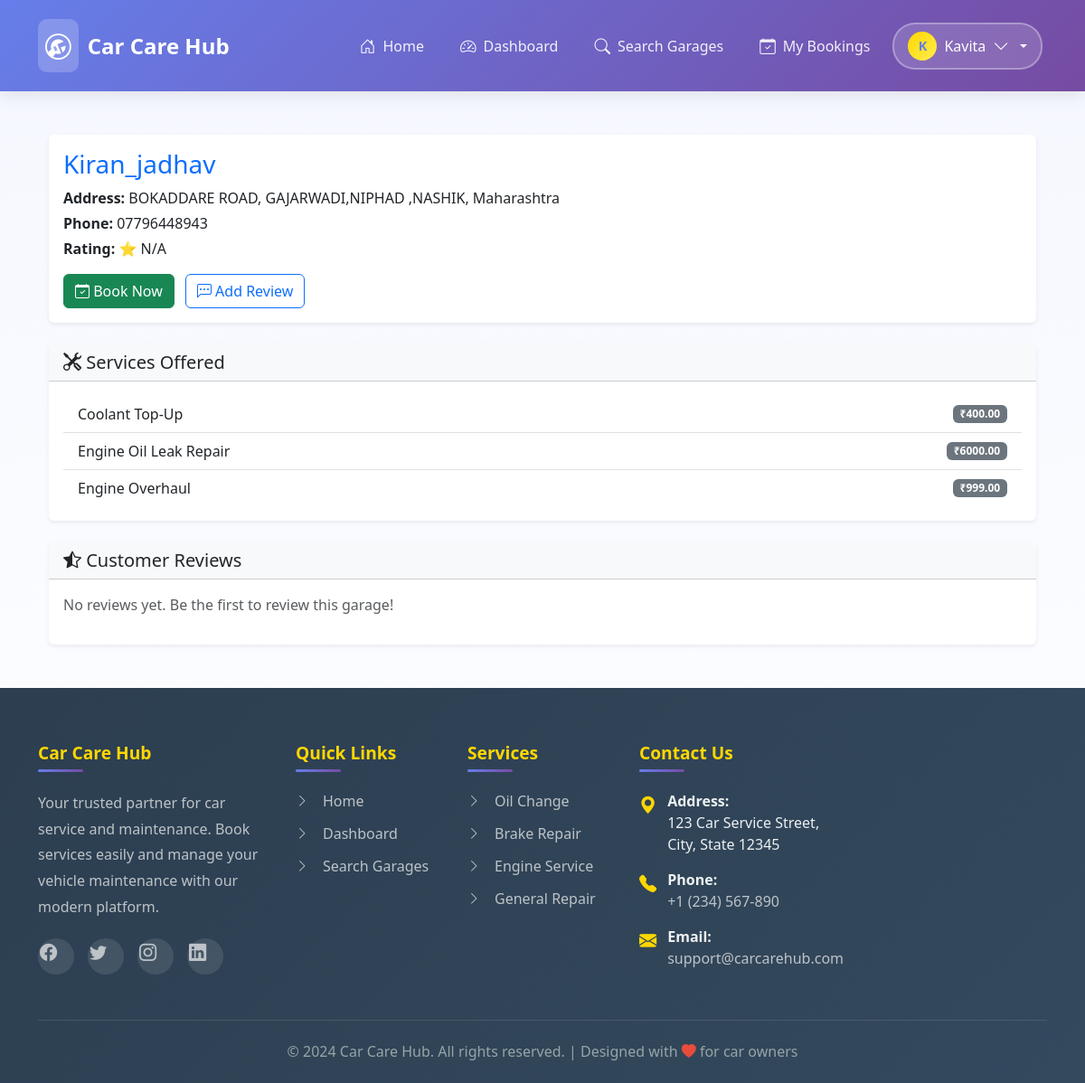
The page /customers/garage/1/ (signed in) on the database its author committed.
### accounts/models.py (models this page shows, shortened)
class UserProfile(AbstractUser):
    ROLE_CUSTOMER = 'customer'
    ROLE_GARAGE = 'garage'
    ROLE_CHOICES = [
        (ROLE_CUSTOMER, 'Customer'),
        (ROLE_GARAGE, 'Garage'),
    ]
    role = models.CharField(max_length=15, choices=ROLE_CHOICES, default=ROLE_CUSTOMER)
    phone = models.CharField(max_length=20, blank=True)
    address = models.TextField(blank=True)
    is_email_verified = models.BooleanField(default=False)
    otp_code = models.CharField(max_length=6, blank=True, null=True)
    otp_expires_at = models.DateTimeField(blank=True, null=True)

### garage/models.py (models this page shows, shortened)
class Garage(models.Model):
    user = models.OneToOneField(User, on_delete=models.CASCADE, related_name='garage_profile')
    name = models.CharField(max_length=150)
    phone = models.CharField(max_length=15)
    address = models.TextField()
    city = models.CharField(max_length=100)
    state = models.CharField(max_length=100)
    pincode = models.CharField(max_length=10)
    description = models.TextField(blank=True)
    image = models.ImageField(upload_to='garages/', blank=True, null=True)
    rating = models.DecimalField(max_digits=3, decimal_places=1, default=0.0)
    approved = models.BooleanField(default=True)
    created_at = models.DateTimeField(auto_now_add=True)
    updated_at = models.DateTimeField(auto_now=True)

class GarageService(models.Model):
    garage = models.ForeignKey(Garage, on_delete=models.CASCADE, related_name='services')
    service_type = models.ForeignKey(ServiceType, on_delete=models.SET_NULL, null=True)
    price = models.DecimalField(max_digits=10, decimal_places=2)
    opening_hours = models.CharField(max_length=100, blank=True, null=True)
    custom_text = models.CharField(max_length=255, blank=True)

class ServiceType(models.Model):
    name = models.CharField(max_length=100, unique=True)
    description = models.TextField(blank=True)
    parent = models.ForeignKey('self', null=True, blank=True, related_name='subtypes', on_delete=models.CASCADE)

### customers/views.py (the view)
# urls.py: path('garage/<int:garage_id>/', views.garage_detail, name='garage_detail'),
@login_required
def garage_detail(request, garage_id):
    garage = get_object_or_404(Garage, id=garage_id, approved=True)
    reviews = garage.reviews.select_related('customer').order_by('-date')  # from Review model
    services = garage.services.select_related('service_type').all()
    return render(request, 'customers/garage_detail.html', {
        'garage': garage,
        'services': services,
        'reviews': reviews
    })

### customers/templates/customers/garage_detail.html (shortened to what this page needs)
{% extends 'base.html' %}
{% block content %}
<div class="container my-4">
  <div class="card shadow-sm border-0 mb-4">
    <div class="card-body">
      <h3 class="card-title text-primary">{{ garage.name }}</h3>
      <p class="mb-1"><strong>Address:</strong> {{ garage.address }}, {{ garage.city }}, {{ garage.state }}</p>
      <p class="mb-1"><strong>Phone:</strong> {{ garage.phone }}</p>
      <p><strong>Rating:</strong> ⭐ {{ garage.rating|default:"N/A" }}</p>
      <div class="mt-3">
        <a href="{% url 'bookings:book_service_garage' garage.id %}" class="btn btn-success me-2">
          <i class="bi bi-calendar-check"></i> Book Now
        </a>
        <a href="{% url 'customers:add_review' garage.id %}" class="btn btn-outline-primary">
          <i class="bi bi-chat-left-dots"></i> Add Review
        </a>
      </div>
    </div>
  </div>
  <div class="card mb-4 shadow-sm border-0">
    <div class="card-header bg-light">
      <h5 class="mb-0"><i class="bi bi-tools"></i> Services Offered</h5>
    </div>
    <div class="card-body">
      {% if services %}
      <ul class="list-group list-group-flush">
        {% for s in services %}
        <li class="list-group-item d-flex justify-content-between align-items-center">
          {{ s.service_type.name }}
          <span class="badge bg-secondary">₹{{ s.price }}</span>
        </li>
        {% endfor %}
      </ul>
      {% else %}
      <p class="text-muted">No services listed by this garage.</p>
      {% endif %}
    </div>
  </div>
  <div class="card shadow-sm border-0">
    <div class="card-header bg-light">
      <h5 class="mb-0"><i class="bi bi-star-half"></i> Customer Reviews</h5>
    </div>
    <div class="card-body">
      {% if reviews %}
        {% for r in reviews %}
        <div class="border-bottom mb-3 pb-2">
          <p class="mb-1"><strong>{{ r.customer.get_full_name|default:r.customer.username }}</strong>
            <span class="text-warning">⭐ {{ r.rating }}</span>
          </p>
          <p class="mb-1 text-muted small">{{ r.created_at|date:"d M Y" }}</p>
          <p>{{ r.comment }}</p>
        </div>
        {% endfor %}
      {% else %}
        <p class="text-muted">No reviews yet. Be the first to review this garage!</p>
      {% endif %}
    </div>
  </div>
</div>
{% endblock %}

### templates/base.html (shortened to what this page needs)
<!DOCTYPE html>
{% load static %}
<html lang="en">
<head>
    <link href="https://cdn.jsdelivr.net/npm/bootstrap@5.3.0/dist/css/bootstrap.min.css" rel="stylesheet">
    <link rel="stylesheet" href="https://cdn.jsdelivr.net/npm/bootstrap-icons@1.11.0/font/bootstrap-icons.css">
</head>
<body>
    <nav class="navbar navbar-expand-lg navbar-dark">
        <div class="container">
            <a class="navbar-brand" href="{% url 'accounts:home' %}">
                <i class="bi bi-wrench-adjustable-circle"></i>
                <span>Car Care Hub</span>
            </a>
            <div class="collapse navbar-collapse" id="navbarNav">
                <ul class="navbar-nav ms-auto">
                    <li class="nav-item">
                        <a class="nav-link {% if request.resolver_match.url_name == 'home' %}active{% endif %}" href="{% url 'accounts:home' %}">
                            <i class="bi bi-house-door"></i>
                            <span>Home</span>
                        </a>
                    </li>
                    {% if user.is_authenticated %}
                        {% if user.role == 'customer' %}
                            <li class="nav-item">
                                <a class="nav-link {% if 'dashboard' in request.resolver_match.url_name %}active{% endif %}" href="{% url 'customers:dashboard' %}">
                                    <i class="bi bi-speedometer2"></i>
                                    <span>Dashboard</span>
                                </a>
                            </li>
                            <li class="nav-item">
                                <a class="nav-link {% if 'search' in request.resolver_match.url_name %}active{% endif %}" href="{% url 'customers:search_garages' %}">
                                    <i class="bi bi-search"></i>
                                    <span>Search Garages</span>
                                </a>
                            </li>
                            <li class="nav-item">
                                <a class="nav-link {% if 'booking' in request.resolver_match.url_name %}active{% endif %}" href="{% url 'customers:booking_history' %}">
                                    <i class="bi bi-calendar-check"></i>
                                    <span>My Bookings</span>
                                </a>
                            </li>
                        {% endif %}
                        <li class="nav-item dropdown user-dropdown">
                            <a class="nav-link user-menu-toggle dropdown-toggle" href="#" id="userDropdown" role="button" data-bs-toggle="dropdown" aria-expanded="false">
                                <div class="user-avatar">
                                    {{ user.username|first|upper }}
                                </div>
                                <span>{{ user.username }}</span>
                                <i class="bi bi-chevron-down"></i>
                            </a>
                        </li>
                    {% endif %}
                </ul>
            </div>
        </div>
    </nav>
    <main class="{% block main_class %}container my-4{% endblock %}">
        {% block content %}{% endblock %}
    </main>
    <footer class="footer">
        <div class="container">
            <div class="row g-4">
                <div class="col-md-4 col-lg-3">
                    <h5>Car Care Hub</h5>
                    <p>Your trusted partner for car service and maintenance. Book services easily and manage your vehicle maintenance with our modern platform.</p>
                    <div class="social-icons">
                        <a href="#" class="social-icon" aria-label="Facebook">
                            <i class="bi bi-facebook"></i>
                        </a>
                        <a href="#" class="social-icon" aria-label="Twitter">
                            <i class="bi bi-twitter"></i>
                        </a>
                        <a href="#" class="social-icon" aria-label="Instagram">
                            <i class="bi bi-instagram"></i>
                        </a>
                        <a href="#" class="social-icon" aria-label="LinkedIn">
                            <i class="bi bi-linkedin"></i>
                        </a>
                    </div>
                </div>
                <div class="col-md-4 col-lg-2">
                    <h5>Quick Links</h5>
                    <ul class="footer-links">
                        <li><a href="{% url 'accounts:home' %}"><i class="bi bi-chevron-right"></i> Home</a></li>
                        {% if user.is_authenticated %}
                            {% if user.role == 'customer' %}
                                <li><a href="{% url 'customers:dashboard' %}"><i class="bi bi-chevron-right"></i> Dashboard</a></li>
                                <li><a href="{% url 'customers:search_garages' %}"><i class="bi bi-chevron-right"></i> Search Garages</a></li>
                            {% elif user.role == 'garage' %}
                                <li><a href="{% url 'garage_dashboard' %}"><i class="bi bi-chevron-right"></i> Dashboard</a></li>
                                <li><a href="{% url 'garage_profile' %}"><i class="bi bi-chevron-right"></i> Profile</a></li>
                            {% endif %}
                        {% else %}
                            <li><a href="{% url 'accounts:user_login' %}"><i class="bi bi-chevron-right"></i> Login</a></li>
                            <li><a href="{% url 'accounts:signup' %}"><i class="bi bi-chevron-right"></i> Sign Up</a></li>
                        {% endif %}
                    </ul>
                </div>
                <div class="col-md-4 col-lg-2">
                    <h5>Services</h5>
                    <ul class="footer-links">
                        <li><a href="#"><i class="bi bi-chevron-right"></i> Oil Change</a></li>
                        <li><a href="#"><i class="bi bi-chevron-right"></i> Brake Repair</a></li>
                        <li><a href="#"><i class="bi bi-chevron-right"></i> Engine Service</a></li>
                        <li><a href="#"><i class="bi bi-chevron-right"></i> General Repair</a></li>
                    </ul>
                </div>
                <div class="col-md-12 col-lg-5">
                    <h5>Contact Us</h5>
                    <ul class="contact-info">
                        <li>
                            <i class="bi bi-geo-alt-fill"></i>
                            <div>
                                <strong>Address:</strong><br>
                                123 Car Service Street,<br>
                                City, State 12345
                            </div>
                        </li>
                        <li>
                            <i class="bi bi-telephone-fill"></i>
                            <div>
                                <strong>Phone:</strong><br>
                                <a href="tel:+1234567890">+1 (234) 567-890</a>
                            </div>
                        </li>
                        <li>
                            <i class="bi bi-envelope-fill"></i>
                            <div>
                                <strong>Email:</strong><br>
                                <a href="mailto:support@carcarehub.com">support@carcarehub.com</a>
                            </div>
                        </li>
                    </ul>
                </div>
            </div>
            <div class="footer-bottom">
                <p>&copy; 2024 Car Care Hub. All rights reserved. | Designed with <i class="bi bi-heart-fill" style="color: #e74c3c;"></i> for car owners</p>
            </div>
        </div>
    </footer>
</body>
</html>

### templates/base.html (style rules this page uses)
:root { --brand-blue: #667eea; --brand-purple: #764ba2; --brand-indigo: #4c6ef5; --brand-gold: #ffd700; --brand-surface: #f5f7ff; --brand-surface-alt: #eef2ff; --brand-midnight: #1e1b4b; --brand-text: #2c3e50; }
* { margin: 0; padding: 0; box-sizing: border-box; }
body { min-height: 100vh; display: flex; flex-direction: column; font-family: 'Segoe UI', Tahoma, Geneva, Verdana, sans-serif; background: linear-gradient(180deg, var(--brand-surface) 0%, #ffffff 100%); }
main { flex: 1; }
.navbar { background: linear-gradient(135deg, var(--brand-blue) 0%, var(--brand-purple) 100%); padding: 1rem 0; box-shadow: 0 4px 20px rgba(0, 0, 0, 0.1); transition: all 0.3s ease; position: sticky; top: 0; z-index: 1000; }
.navbar-brand { font-size: 1.5rem; font-weight: 800; color: white !important; display: flex; align-items: center; gap: 10px; transition: all 0.3s ease; text-decoration: none; }
.navbar-brand i { font-size: 1.8rem; background: rgba(255, 255, 255, 0.2); padding: 8px; border-radius: 10px; transition: all 0.3s ease; }
.navbar-nav { align-items: center; }
.nav-link { color: rgba(255, 255, 255, 0.9) !important; font-weight: 500; padding: 8px 15px !important; margin: 0 5px; border-radius: 8px; transition: all 0.3s ease; position: relative; display: flex; align-items: center; gap: 8px; }
.nav-link::before { content: ''; position: absolute; bottom: 0; left: 50%; width: 0; height: 2px; background: var(--brand-gold); transition: all 0.3s ease; transform: translateX(-50%); }
.nav-link i { font-size: 1.1rem; }
.user-dropdown { position: relative; }
.user-menu-toggle { background: rgba(255, 255, 255, 0.15); border: 2px solid rgba(255, 255, 255, 0.3); border-radius: 25px; padding: 6px 15px; color: white !important; display: flex; align-items: center; gap: 8px; transition: all 0.3s ease; cursor: pointer; }
.user-avatar { width: 32px; height: 32px; border-radius: 50%; background: linear-gradient(135deg, #ffd700, #ffed4e); display: flex; align-items: center; justify-content: center; font-weight: 700; color: #667eea; font-size: 0.9rem; }
.footer { background: linear-gradient(135deg, #2c3e50 0%, #34495e 100%); color: #ecf0f1; padding: 60px 0 20px; margin-top: auto; }
.footer h5 { color: var(--brand-gold); font-weight: 700; margin-bottom: 20px; font-size: 1.2rem; position: relative; padding-bottom: 10px; }
.footer h5::after { content: ''; position: absolute; bottom: 0; left: 0; width: 50px; height: 3px; background: linear-gradient(90deg, var(--brand-blue), var(--brand-purple)); border-radius: 2px; }
.footer p { color: #bdc3c7; line-height: 1.8; margin-bottom: 15px; }
.footer a { color: #bdc3c7; text-decoration: none; transition: all 0.3s ease; display: inline-block; }
.footer-links { list-style: none; padding: 0; }
.footer-links li { margin-bottom: 12px; }
.footer-links li a { display: flex; align-items: center; gap: 10px; }
.footer-links li a i { font-size: 0.9rem; width: 20px; }
.social-icons { display: flex; gap: 15px; margin-top: 20px; }
.social-icon { width: 40px; height: 40px; border-radius: 50%; background: rgba(255, 255, 255, 0.1); display: flex; align-items: center; justify-content: center; color: #ecf0f1; font-size: 1.2rem; transition: all 0.3s ease; border: 2px solid transparent; }
.footer-bottom { border-top: 1px solid rgba(255, 255, 255, 0.1); margin-top: 40px; padding-top: 20px; text-align: center; }
.footer-bottom p { margin: 0; color: #95a5a6; }
.contact-info { list-style: none; padding: 0; }
.contact-info li { margin-bottom: 15px; display: flex; align-items: flex-start; gap: 12px; }
.contact-info li i { color: #ffd700; font-size: 1.2rem; margin-top: 3px; }

### rows shown on the page
UserProfile: username|first "K", username "Kavita"
Garage: name "Kiran_jadhav", address "BOKADDARE ROAD", city "GAJARWADI,NIPHAD ,NASHIK", state "Maharashtra", phone "07796448943", rating "N/A"
GarageService: service_type.name "Coolant Top-Up", price "400.00"
GarageService: service_type.name "Engine Oil Leak Repair", price "6000.00"
GarageService: service_type.name "Engine Overhaul", price "999.00"
